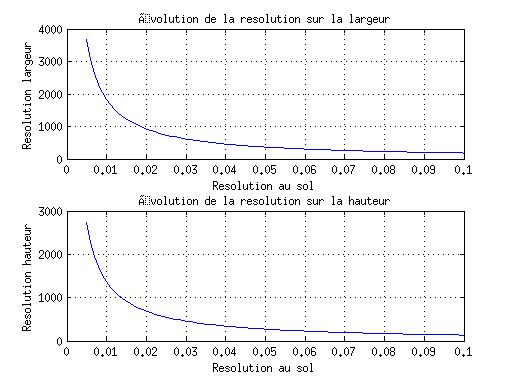
%> input picture resources/Camera/resolution.jpg, 513 x 384 px
$ octave --eval "result = rebuild(imread('../Camera/resolution.jpg'));"   (GNU Octave 9; MATLAB toolbox functions it lacks are replaced by stand-ins)
%> lines starting %> are read from the running program, lines starting %| are printed output that depends on the picture
function C = rebuild(X)
%REBUILD Summary of this function goes here
%   Detailed explanation goes here
A=[];
%trouve les indices des points non nuls
%en pratique 1/200
[i,j] = find(X);
%> i = 581796 values from 1 to 384; j = 581796 values from 1 to 1539

%limite de la zone
minx = min(j); maxx = max(j); miny = min(i); maxy = max(i);
%> after `minx = min(j)`: minx = 1
%> after `maxx = max(j)`: maxx = 1539
%> after `miny = min(i)`: miny = 1
%> after `maxy = max(i)`: maxy = 384
%sera utile pour l'extension de la matrice ie restaurer les lignes
%totalement nulle
box = [minx maxx miny maxy];
%> box = [1 1539 1 384]

%Extraction de la sous matrice ne contenant aucune ligne/colonne nulle
C(1:1+maxy-miny,1:1+maxx-minx)=X(miny:maxy,minx:maxx);
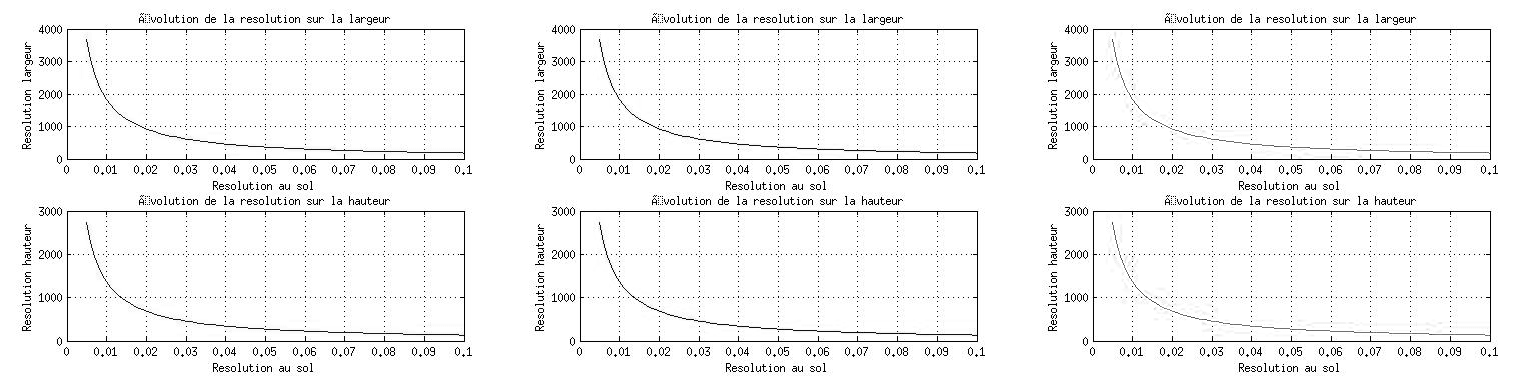
%> C: size 384x1539 uint8; min 0, max 255, mean 244.5
[k,l] = find(C);
%> k = 581796 values from 1 to 384; l = 581796 values from 1 to 1539

%Création du vecteur de valeur pour le fitting
for m = 1:size(k,1)
   A = [A;C(k(m),l(m))];
end
%> this loop made 581796 passes
%> A on passes 1 to 3: 255, [255; 255], [255; 255; 255]

%trouve le modèle par fitting
%> (the run ends here)
